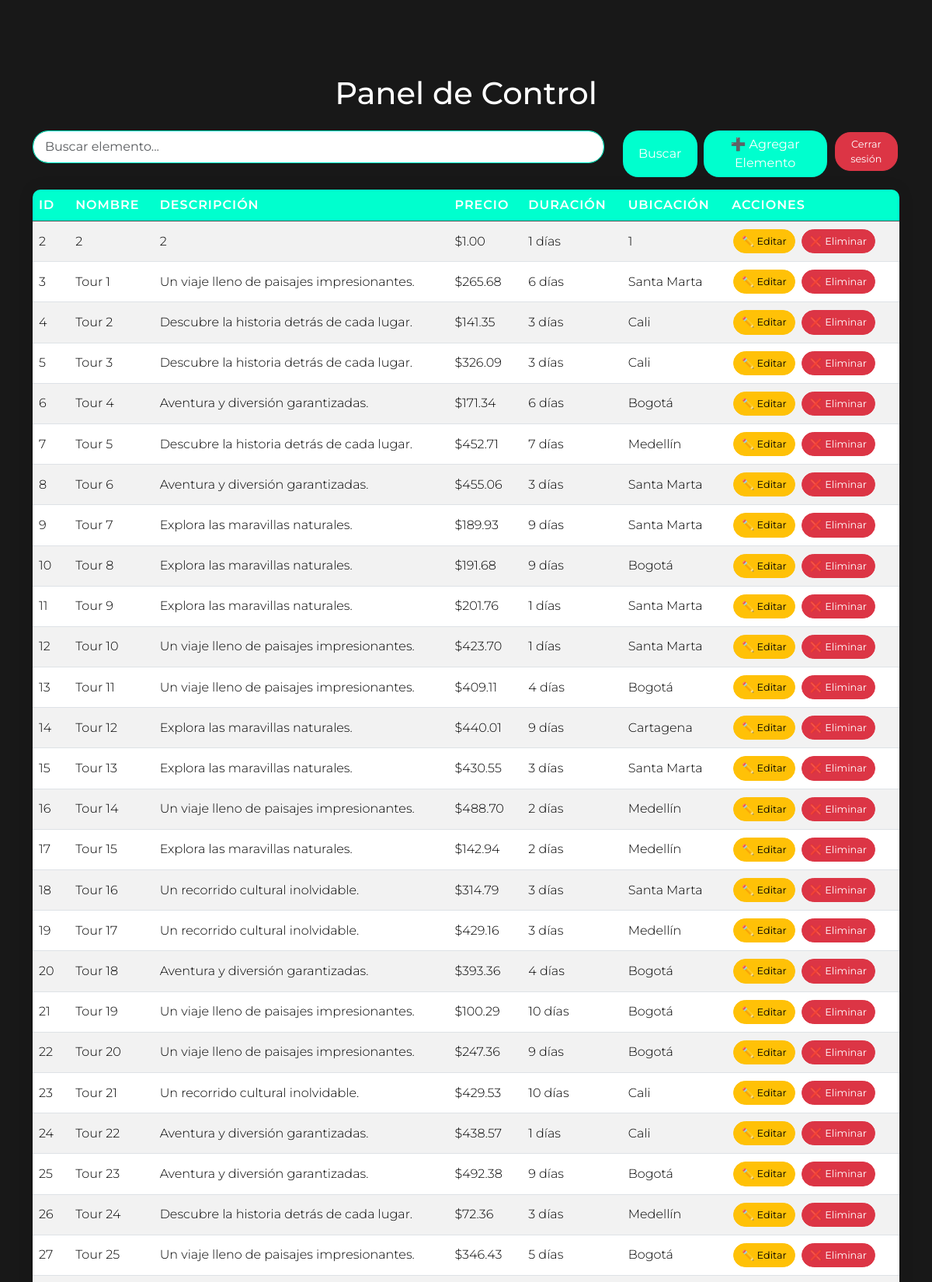
The page /dashboard/ (signed in, upper part) on the database its author committed.
### landing/models.py (models this page shows, shortened)
class Elemento(models.Model):
    nombre = models.CharField(max_length=100)
    descripcion = models.TextField(blank=True, null=True)
    precio = models.DecimalField(max_digits=10, decimal_places=2, default=0.0)
    duracion = models.IntegerField(default=1)  # Duración en días
    ubicacion = models.CharField(max_length=100, default='Sin ubicación')

### landing/views.py (the view)
# urls.py: path('dashboard/', views.dashboard, name='dashboard'),
@login_required
def dashboard(request):
    elementos = Elemento.objects.all()
    return render(request, 'dashboard.html', {'elementos': elementos})

### landing/templates/dashboard.html (shortened to what this page needs)
<!DOCTYPE html>
<html lang="es" data-theme="light">
<head>
    {% load static %}
    <link href="https://cdn.jsdelivr.net/npm/bootstrap@5.3.3/dist/css/bootstrap.min.css" rel="stylesheet"
>
    <link rel="stylesheet" href="{% static 'css/style.css' %}">
    <link rel="stylesheet" href="{% static 'css/dashboard.css' %}">
</head>
<body>
    <div class="container mt-5 pt-5">        <h1 class="text-center mb-4">
            Panel de Control
        </h1>
        <div class="row mb-3">
            <div class="col-md-8">
                <input type="text" id="searchInput" class="form-control" placeholder="Buscar elemento...">
            </div>            <div class="col-md-4 d-flex justify-content-end">                <button id="searchButton" class="btn btn-primary">
                    Buscar
                </button>
                <a href="{% url 'agregar_elemento' %}" class="btn btn-success ms-2">
                    ➕ Agregar Elemento
                </a>
                <form method="POST" action="{% url 'logout' %}" class="ms-2">
                    <button type="submit" class="btn btn-danger">
                        Cerrar sesión
                    </button>
                </form>
            </div>
        </div>
        <div class="table-responsive">
            <table id="resultsTable" class="table table-striped table-hover">
                <thead class="table-dark">
                    <tr>
                        <th>ID</th>                        <th>
                            Nombre
                        </th>
                        <th>
                            Descripción
                        </th>
                        <th>
                            Precio
                        </th>
                        <th>
                            Duración
                        </th>
                        <th>
                            Ubicación
                        </th>
                        <th>
                            Acciones
                        </th>
                    </tr>
                </thead>
                <tbody id="resultsBody">
                    {% for elemento in elementos %}
                    <tr>
                        <td>{{ elemento.id }}</td>
                        <td>{{ elemento.nombre }}</td>
                        <td>{{ elemento.descripcion }}</td>
                        <td>${{ elemento.precio }}</td>
                        <td>{{ elemento.duracion }} días</td>
                        <td>{{ elemento.ubicacion }}</td>
                        <td>
                                                        <a href="{% url 'editar_elemento' elemento.id %}" class="btn btn-warning btn-sm">
                                ✏️ Editar
                            </a>
                            <form method="POST" action="{% url 'eliminar_elemento' elemento.id %}" style="display:inline;">
                                <button type="submit" class="btn btn-danger btn-sm" onclick="return confirm('¿Estás seguro de que deseas eliminar este elemento?')">
                                    ❌ Eliminar
                                </button>
                            </form>
                        </td>
                    </tr>
                    {% empty %}
                    <tr>                        <td colspan="7" class="text-center">
                            No hay elementos disponibles
                        </td>
                    </tr>
                    {% endfor %}
                </tbody>
            </table>
        </div>
    </div>
</body>
</html>

### landing/static/css/style.css (style rules this page uses)
:root { --primary-color: #181818; --secondary-color: #00FFCE; --base: #ffffff; }
* { font-family: montserrat; font-weight: 300; color: var(--base); list-style: none; text-decoration: none; padding: 0; margin: 0; box-sizing: border-box; }
html { scroll-behavior: smooth; }
body { background-color: var(--primary-color); }

### landing/static/css/dashboard.css (style rules this page uses)
.container { padding-top: 50px; }
.table-responsive { box-shadow: 0 0 20px rgba(0, 0, 0, 0.1); border-radius: 10px; overflow: hidden; }
.table { margin-bottom: 0; }
.table-dark th { background-color: var(--secondary-color); color: white; font-weight: 600; text-transform: uppercase; letter-spacing: 1px; }
.table td, .table th { vertical-align: middle; }
#searchInput { border-radius: 20px; border: 1px solid var(--secondary-color); padding: 8px 15px; transition: all 0.3s ease; }
#searchButton { background-color: var(--secondary-color); border: none; border-radius: 20px; padding: 8px 20px; }
.btn-warning, .btn-danger { border-radius: 20px; padding: 5px 10px; margin: 2px; font-size: 0.8rem; }
.btn-success { background-color: var(--secondary-color); border: none; border-radius: 20px; }

### rows shown on the page
Elemento: id "2", nombre "2", descripcion "2", precio "1.00", duracion "1", ubicacion "1"
Elemento: id "3", nombre "Tour 1", descripcion "Un viaje lleno de paisajes impresionantes.", precio "265.68", duracion "6", ubicacion "Santa Marta"
Elemento: id "4", nombre "Tour 2", descripcion "Descubre la historia detrás de cada lugar.", precio "141.35", duracion "3", ubicacion "Cali"
Elemento: id "5", nombre "Tour 3", descripcion "Descubre la historia detrás de cada lugar.", precio "326.09", duracion "3", ubicacion "Cali"
Elemento: id "6", nombre "Tour 4", descripcion "Aventura y diversión garantizadas.", precio "171.34", duracion "6", ubicacion "Bogotá"
Elemento: id "7", nombre "Tour 5", descripcion "Descubre la historia detrás de cada lugar.", precio "452.71", duracion "7", ubicacion "Medellín"
Elemento: id "8", nombre "Tour 6", descripcion "Aventura y diversión garantizadas.", precio "455.06", duracion "3", ubicacion "Santa Marta"
Elemento: id "9", nombre "Tour 7", descripcion "Explora las maravillas naturales.", precio "189.93", duracion "9", ubicacion "Santa Marta"
Elemento: id "10", nombre "Tour 8", descripcion "Explora las maravillas naturales.", precio "191.68", duracion "9", ubicacion "Bogotá"
Elemento: id "11", nombre "Tour 9", descripcion "Explora las maravillas naturales.", precio "201.76", duracion "1", ubicacion "Santa Marta"
Elemento: id "12", nombre "Tour 10", descripcion "Un viaje lleno de paisajes impresionantes.", precio "423.70", duracion "1", ubicacion "Santa Marta"
Elemento: id "13", nombre "Tour 11", descripcion "Un viaje lleno de paisajes impresionantes.", precio "409.11", duracion "4", ubicacion "Bogotá"
Elemento: id "14", nombre "Tour 12", descripcion "Explora las maravillas naturales.", precio "440.01", duracion "9", ubicacion "Cartagena"
Elemento: id "15", nombre "Tour 13", descripcion "Explora las maravillas naturales.", precio "430.55", duracion "3", ubicacion "Santa Marta"
Elemento: id "16", nombre "Tour 14", descripcion "Un viaje lleno de paisajes impresionantes.", precio "488.70", duracion "2", ubicacion "Medellín"
Elemento: id "17", nombre "Tour 15", descripcion "Explora las maravillas naturales.", precio "142.94", duracion "2", ubicacion "Medellín"
Elemento: id "18", nombre "Tour 16", descripcion "Un recorrido cultural inolvidable.", precio "314.79", duracion "3", ubicacion "Santa Marta"
Elemento: id "19", nombre "Tour 17", descripcion "Un recorrido cultural inolvidable.", precio "429.16", duracion "3", ubicacion "Medellín"
Elemento: id "20", nombre "Tour 18", descripcion "Aventura y diversión garantizadas.", precio "393.36", duracion "4", ubicacion "Bogotá"
Elemento: id "21", nombre "Tour 19", descripcion "Un viaje lleno de paisajes impresionantes.", precio "100.29", duracion "10", ubicacion "Bogotá"
Elemento: id "22", nombre "Tour 20", descripcion "Un viaje lleno de paisajes impresionantes.", precio "247.36", duracion "9", ubicacion "Bogotá"
Elemento: id "23", nombre "Tour 21", descripcion "Un recorrido cultural inolvidable.", precio "429.53", duracion "10", ubicacion "Cali"
Elemento: id "24", nombre "Tour 22", descripcion "Aventura y diversión garantizadas.", precio "438.57", duracion "1", ubicacion "Cali"
Elemento: id "25", nombre "Tour 23", descripcion "Aventura y diversión garantizadas.", precio "492.38", duracion "9", ubicacion "Bogotá"
Elemento: id "26", nombre "Tour 24", descripcion "Descubre la historia detrás de cada lugar.", precio "72.36", duracion "3", ubicacion "Medellín"
Elemento: id "27", nombre "Tour 25", descripcion "Un viaje lleno de paisajes impresionantes.", precio "346.43", duracion "5", ubicacion "Bogotá"
